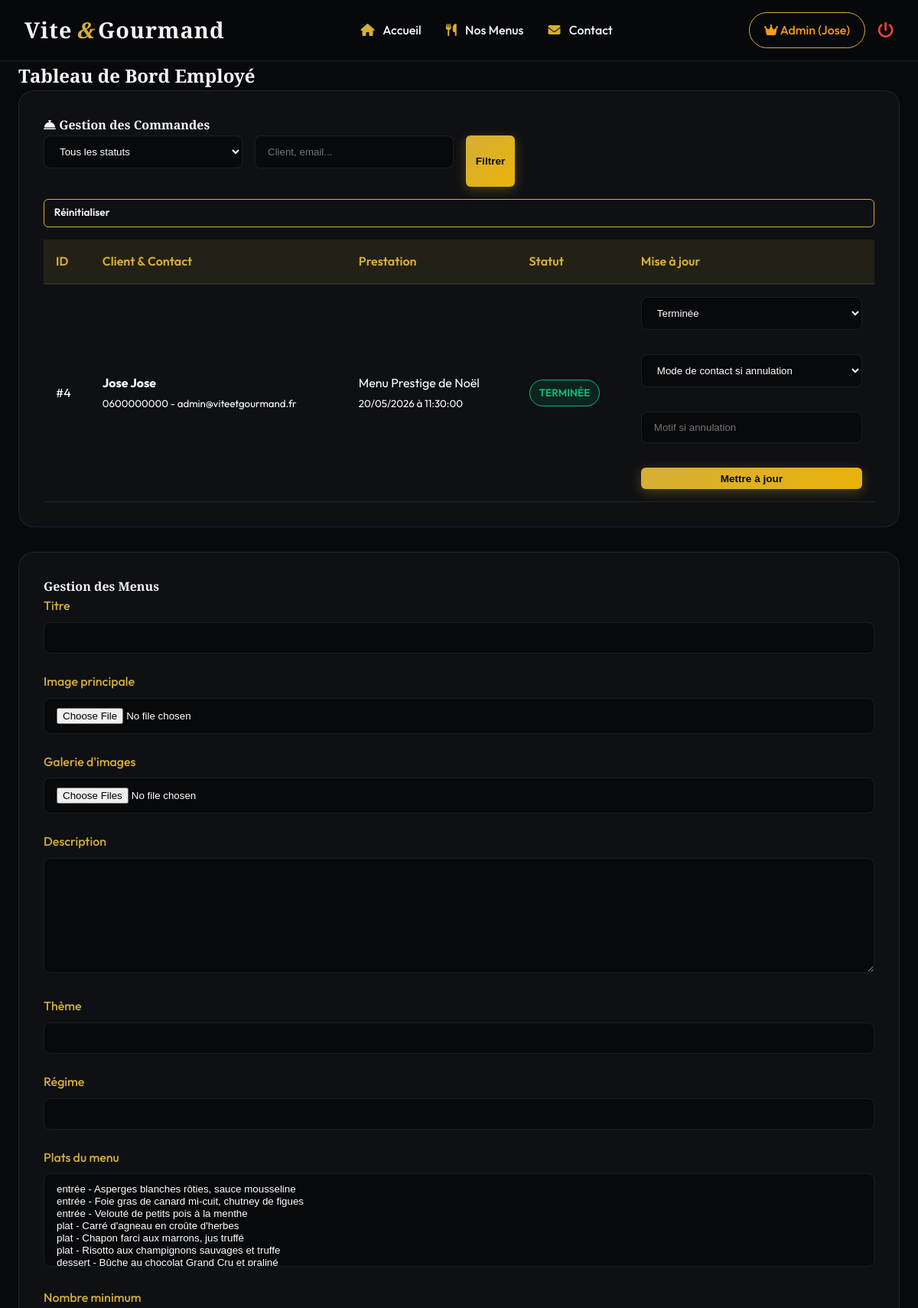
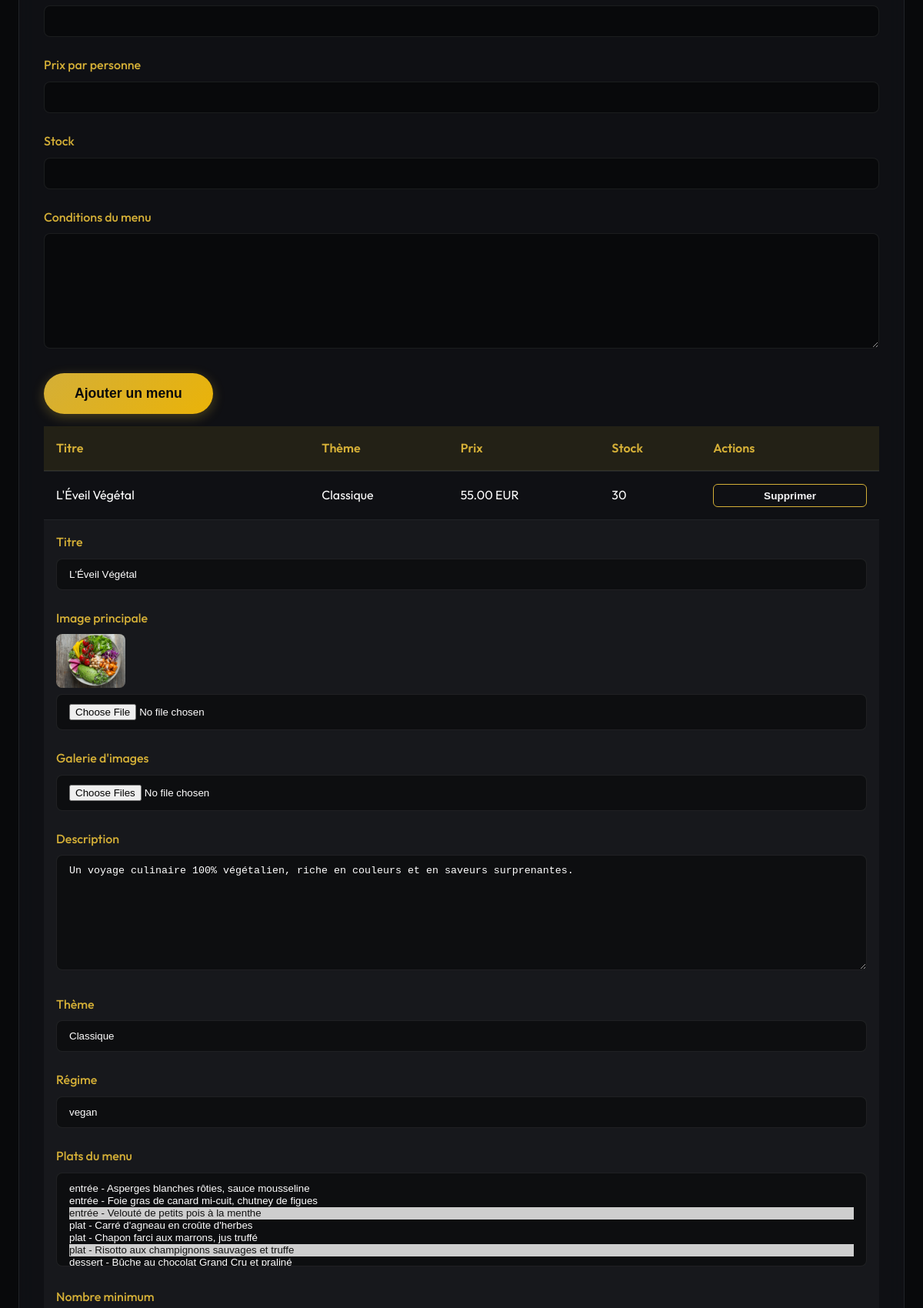
The page /espace_employe.php (signed in, upper part) on the database its author committed (2 pictures, top to bottom).
### tables this page shows
CREATE TABLE IF NOT EXISTS `commande` (
  `id_commande` int NOT NULL AUTO_INCREMENT,
  `date_prestation` date NOT NULL,
  `heure_prestation` time NOT NULL,
  `lieu_prestation` text NOT NULL,
  `nb_personnes` int NOT NULL,
  `prix_total` decimal(10,2) NOT NULL,
  `statut` varchar(50) DEFAULT 'en attente',
  `id_utilisateur` int DEFAULT NULL,
  `id_menu` int DEFAULT NULL,
  PRIMARY KEY (`id_commande`),
  KEY `id_utilisateur` (`id_utilisateur`),
  KEY `id_menu` (`id_menu`)
);

CREATE TABLE IF NOT EXISTS `utilisateur` (
  `id_utilisateur` int NOT NULL AUTO_INCREMENT,
  `nom` varchar(50) NOT NULL,
  `prenom` varchar(50) NOT NULL,
  `email` varchar(100) NOT NULL,
  `gsm` varchar(20) DEFAULT NULL,
  `adresse_postale` text,
  `mot_de_passe` varchar(255) NOT NULL,
  `role` varchar(20) DEFAULT 'utilisateur',
  `statut_compte` varchar(20) NOT NULL DEFAULT 'actif',
  PRIMARY KEY (`id_utilisateur`),
  UNIQUE KEY `email` (`email`)
);

CREATE TABLE IF NOT EXISTS `menu` (
  `id_menu` int NOT NULL AUTO_INCREMENT,
  `titre` varchar(100) NOT NULL,
  `description` text,
  `image` varchar(255) NOT NULL,
  `theme` varchar(50) DEFAULT NULL,
  `regime` varchar(50) DEFAULT NULL,
  `nb_personnes_min` int NOT NULL,
  `prix_min` decimal(10,2) NOT NULL,
  `stock` int DEFAULT '0',
  `conditions` text,
  PRIMARY KEY (`id_menu`)
);

### includes/order_status.php (called while the page is built, shortened)
<?php
function normalize_order_status(?string $status): string
{
    $status = trim((string) $status);
    $status = strtr($status, [
        'é' => 'e',
        'è' => 'e',
        'ê' => 'e',
        'ë' => 'e',
        'à' => 'a',
        'â' => 'a',
        'î' => 'i',
        'ï' => 'i',
        'ô' => 'o',
        'ù' => 'u',
        'û' => 'u',
        'ç' => 'c',
        'É' => 'e',
        'È' => 'e',
        'Ê' => 'e',
        'À' => 'a',
        'Ç' => 'c',
    ]);
    $status = strtolower($status);
    $status = preg_replace('/[\s-]+/', '_', $status) ?? $status;
    $aliases = [
        'en_attente' => 'en_attente',
        'attente' => 'en_attente',
        'accepte' => 'accepte',
        'acceptee' => 'accepte',
        'en_preparation' => 'en_preparation',
        'preparation' => 'en_preparation',
        'en_cours_de_livraison' => 'en_livraison',
        'en_livraison' => 'en_livraison',
        'livraison' => 'en_livraison',
        'livre' => 'livre',
        'livree' => 'livre',
        'en_attente_du_retour_de_materiel' => 'attente_retour_materiel',
        'attente_retour_materiel' => 'attente_retour_materiel',
        'retour_materiel' => 'attente_retour_materiel',
        'terminee' => 'terminee',
        'termine' => 'terminee',
        'annulee' => 'annulee',
        'annule' => 'annulee',
    ];
    return $aliases[$status] ?? $status;
}
function order_status_label(?string $status): string
{
    $status = normalize_order_status($status);
    return ORDER_STATUS_LABELS[$status] ?? ucfirst(str_replace('_', ' ', $status));
}
function order_status_badge_class(?string $status): string
{
    $status = normalize_order_status($status);
    if ($status === 'livre' || $status === 'terminee') {
        return 'badge-success';
    }
    return 'badge-waiting';
}

### espace_employe.php (the view, shortened to what this page needs)
<?php
require_once 'includes/order_history.php';
require_once 'includes/order_status.php';
function option_selected(int $id, array $selected): string
{
    return in_array($id, $selected, true) ? 'selected' : '';
}
$params = [];
$sqlCommandes = "
    SELECT c.*, m.titre as menu_titre, u.nom, u.prenom, u.gsm, u.email
    FROM commande c
    JOIN menu m ON c.id_menu = m.id_menu
    JOIN utilisateur u ON c.id_utilisateur = u.id_utilisateur
";
$sqlCommandes .= " ORDER BY c.date_prestation ASC";
$reqCommandes = $pdo->prepare($sqlCommandes);
$reqCommandes->execute($params);
$commandes = $reqCommandes->fetchAll(PDO::FETCH_ASSOC);
$menus = $pdo->query("SELECT * FROM menu ORDER BY id_menu DESC")->fetchAll(PDO::FETCH_ASSOC);
$plats = $pdo->query("SELECT * FROM plat ORDER BY categorie, nom")->fetchAll(PDO::FETCH_ASSOC);
$menuPlatMap = [];
foreach ($pdo->query("SELECT id_menu, id_plat FROM menu_plat")->fetchAll(PDO::FETCH_ASSOC) as $row) {
    $menuPlatMap[(int) $row['id_menu']][] = (int) $row['id_plat'];
}
include 'includes/header.php';
?>
<div class="container py-5 mt-5">
    <h2 class="logo-font text-gold mb-5 text-center">Tableau de Bord Employé</h2>
    <div class="dashboard-grid">
        <div class="glass-panel p-4" style="grid-column: 1 / -1;">
            <h4 class="text-white mb-4 border-bottom border-secondary pb-2"><i class="fa-solid fa-bell-concierge"></i> Gestion des Commandes</h4>
            <form method="GET" action="" class="mb-4" style="display:flex; gap:1rem; flex-wrap:wrap;">
                <select id="filtre_statut" name="filtre_statut" class="form-control" style="max-width:260px;">
                    <option value="">Tous les statuts</option>
                </select>
                <input id="filtre_client" type="text" name="filtre_client" class="form-control" style="max-width:260px;" placeholder="Client, email..." value="<?php echo htmlspecialchars($_GET['filtre_client'] ?? ''); ?>">
                <button type="submit" class="btn-action-small btn-primary border-0">Filtrer</button>
                <a href="espace_employe" class="btn-action-small btn-outline">Réinitialiser</a>
            </form>
            <div class="table-responsive">
                <table class="custom-table">
                    <thead>
                        <tr>
                            <th>ID</th>
                            <th>Client & Contact</th>
                            <th>Prestation</th>
                            <th>Statut</th>
                            <th>Mise à jour</th>
                        </tr>
                    </thead>
                    <tbody>
                        <?php foreach($commandes as $cmd): ?>
                            <tr>
                                <td>#<?php echo (int)$cmd['id_commande']; ?></td>
                                <td>
                                    <strong><?php echo htmlspecialchars($cmd['nom'] . ' ' . $cmd['prenom']); ?></strong><br>
                                    <small class="text-muted"><?php echo htmlspecialchars($cmd['gsm']); ?> - <?php echo htmlspecialchars($cmd['email']); ?></small>
                                </td>
                                <td>
                                    <span class="text-gold"><?php echo htmlspecialchars($cmd['menu_titre']); ?></span><br>
                                    <small><?php echo date('d/m/Y', strtotime($cmd['date_prestation'])); ?> à <?php echo htmlspecialchars($cmd['heure_prestation']); ?></small>
                                </td>
                                <td><span class="badge-status <?php echo order_status_badge_class($cmd['statut']); ?>"><?php echo htmlspecialchars(order_status_label($cmd['statut'])); ?></span></td>
                                <td>
                                    <form method="POST" action="" style="display:grid; gap:.5rem;">
                                        <select id="statut_<?php echo (int)$cmd['id_commande']; ?>" name="nouveau_statut" class="form-control" required>
                                            <?php foreach(ORDER_STATUSES as $statut): ?>
                                                <option value="<?php echo htmlspecialchars($statut); ?>" <?php echo normalize_order_status($cmd['statut']) === $statut ? 'selected' : ''; ?>>
                                                    <?php echo htmlspecialchars(order_status_label($statut)); ?>
                                                </option>
                                            <?php endforeach; ?>
                                        </select>
                                        <select name="mode_contact" class="form-control">
                                            <option value="">Mode de contact si annulation</option>
                                        </select>
                                        <input type="text" name="motif" class="form-control" placeholder="Motif si annulation">
                                        <button type="submit" class="btn-action-small btn-primary border-0">Mettre à jour</button>
                                    </form>
                                </td>
                            </tr>
                        <?php endforeach; ?>
                    </tbody>
                </table>
            </div>
        </div>
        <div class="glass-panel p-4" style="grid-column: 1 / -1;">
            <h4 class="text-white mb-4 border-bottom border-secondary pb-2">Gestion des Menus</h4>
            <form method="POST" action="" class="mb-4" enctype="multipart/form-data">
                <label class="form-label">Titre</label>
                <input type="text" name="titre" class="form-control" required>
                <label class="form-label">Image principale</label>
                <input type="file" name="image_principale" class="form-control" accept="image/jpeg,image/png,image/webp,image/avif" required>
                <label class="form-label">Galerie d'images</label>
                <input type="file" name="images_galerie[]" class="form-control" accept="image/jpeg,image/png,image/webp,image/avif" multiple>
                <label class="form-label">Description</label>
                <textarea name="description" class="form-control" required></textarea>
                <label class="form-label">Thème</label>
                <input type="text" name="theme" class="form-control" required>
                <label class="form-label">Régime</label>
                <input type="text" name="regime" class="form-control" required>
                <label class="form-label">Plats du menu</label>
                <select name="plats_menu[]" class="form-control" multiple size="6">
                    <?php foreach($plats as $plat): ?>
                        <option value="<?php echo (int)$plat['id_plat']; ?>"><?php echo htmlspecialchars($plat['categorie'] . ' - ' . $plat['nom']); ?></option>
                    <?php endforeach; ?>
                </select>
                <label class="form-label">Nombre minimum</label>
                <input type="number" name="nb_personnes_min" class="form-control" min="1" required>
                <label class="form-label">Prix par personne</label>
                <input type="number" step="0.01" name="prix_min" class="form-control" min="0" required>
                <label class="form-label">Stock</label>
                <input type="number" name="stock" class="form-control" min="0" required>
                <label class="form-label">Conditions du menu</label>
                <textarea name="conditions" class="form-control"></textarea>
                <button type="submit" class="btn-primary border-0">Ajouter un menu</button>
            </form>
            <div class="table-responsive">
                <table class="custom-table">
                    <thead><tr><th>Titre</th><th>Thème</th><th>Prix</th><th>Stock</th><th>Actions</th></tr></thead>
                    <tbody>
                        <?php foreach($menus as $menu): ?>
                            <?php $selectedPlats = $menuPlatMap[(int)$menu['id_menu']] ?? []; ?>
                            <tr>
                                <td><?php echo htmlspecialchars($menu['titre']); ?></td>
                                <td><?php echo htmlspecialchars($menu['theme']); ?></td>
                                <td><?php echo htmlspecialchars($menu['prix_min']); ?> EUR</td>
                                <td><?php echo (int)($menu['stock'] ?? 0); ?></td>
                                <td>
                                    <form method="POST" action="" style="display:inline;">
                                        <button type="submit" class="btn-action-small btn-outline text-danger border-danger" onclick="return confirm('Supprimer ce menu ?');">Supprimer</button>
                                    </form>
                                </td>
                            </tr>
                            <tr>
                                <td colspan="5" style="background:rgba(255,255,255,0.03);">
                                    <form method="POST" action="" enctype="multipart/form-data">
                                        <label class="form-label">Titre</label>
                                        <input type="text" name="titre" class="form-control" value="<?php echo htmlspecialchars($menu['titre']); ?>" required>
                                        <label class="form-label">Image principale</label>
                                        <?php if(!empty($menu['image'])): ?>
                                            <div class="mb-2">
                                                <img src="assets/images/<?php echo htmlspecialchars(basename($menu['image'])); ?>" alt="<?php echo htmlspecialchars($menu['titre'] . ' - image principale'); ?>" style="width:90px;height:70px;object-fit:cover;border-radius:8px;">
                                            </div>
                                        <?php endif; ?>
                                        <input type="file" name="image_principale" class="form-control" accept="image/jpeg,image/png,image/webp,image/avif">
                                        <label class="form-label">Galerie d'images</label>
                                        <input type="file" name="images_galerie[]" class="form-control" accept="image/jpeg,image/png,image/webp,image/avif" multiple>
                                        <label class="form-label">Description</label>
                                        <textarea name="description" class="form-control" required><?php echo htmlspecialchars($menu['description']); ?></textarea>
                                        <label class="form-label">Thème</label>
                                        <input type="text" name="theme" class="form-control" value="<?php echo htmlspecialchars($menu['theme']); ?>" required>
                                        <label class="form-label">Régime</label>
                                        <input type="text" name="regime" class="form-control" value="<?php echo htmlspecialchars($menu['regime']); ?>" required>
                                        <label class="form-label">Plats du menu</label>
                                        <select name="plats_menu[]" class="form-control" multiple size="6">
                                            <?php foreach($plats as $plat): ?>
                                                <option value="<?php echo (int)$plat['id_plat']; ?>" <?php echo option_selected((int)$plat['id_plat'], $selectedPlats); ?>>
                                                    <?php echo htmlspecialchars($plat['categorie'] . ' - ' . $plat['nom']); ?>
                                                </option>
                                            <?php endforeach; ?>
                                        </select>
                                        <label class="form-label">Nombre minimum</label>
                                    </form>
                                </td>
                            </tr>
                        <?php endforeach; ?>
                    </tbody>
                </table>
            </div>
        </div>
    </div>
</div>
<?php include 'includes/footer.php'; ?>

### rows shown on the page
commande: id_commande "4", id_utilisateur.prenom "Jose Jose", id_utilisateur.gsm "0600000000", id_utilisateur.email "admin@viteetgourmand.fr", id_menu.titre "Menu Prestige de Noël", date_prestation "20/05/2026", heure_prestation "11:30:00", statut "TERMINÉE"
menu: titre "L'Éveil Végétal", theme "Classique", prix_min "55.00", stock "30", image (picture), description "Un voyage culinaire 100% végétalien, riche en couleurs et en saveurs surprenantes.", regime "vegan"

### other values the page prints
$_SESSION['prenom'] "Jose"
form field nouveau_statut "Terminée"
form field value "entrée - Asperges blanches rôties, sauce mousseline / entrée - Foie gras de canard mi-cuit, chutney de figues / entrée - Velouté de petits pois à la menthe ☑ / plat - Carré d'agneau en croûte d'herbes / plat - Chapon farci aux marrons, jus truffé / plat - Risotto aux champignons sauvages et truffe ☑"
